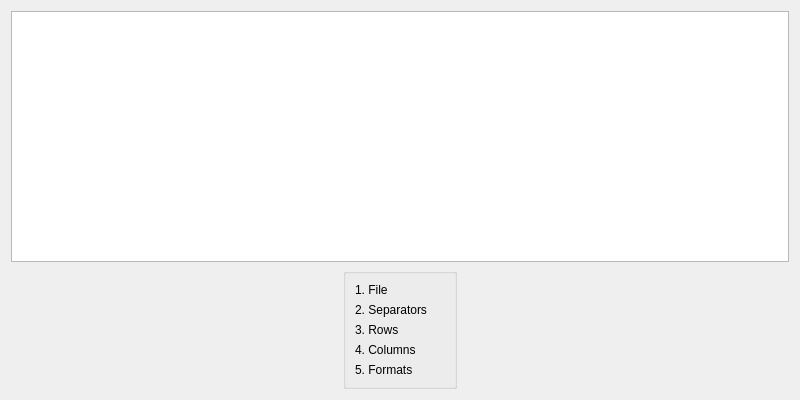
<?xml version="1.0" encoding="UTF-8"?>
<ui version="4.0">
 <class>CSVWizard</class>
 <widget class="QDialog" name="CSVWizard">
  <property name="windowModality">
   <enum>Qt::ApplicationModal</enum>
  </property>
  <property name="geometry">
   <rect>
    <x>0</x>
    <y>0</y>
    <width>800</width>
    <height>400</height>
   </rect>
  </property>
  <property name="sizePolicy">
   <sizepolicy hsizetype="Expanding" vsizetype="Expanding">
    <horstretch>0</horstretch>
    <verstretch>0</verstretch>
   </sizepolicy>
  </property>
  <property name="modal">
   <bool>true</bool>
  </property>
  <layout class="QVBoxLayout" name="verticalLayout" stretch="100,1">
   <item>
    <widget class="QTableView" name="tableView">
     <property name="sizeAdjustPolicy">
      <enum>QAbstractScrollArea::AdjustToContentsOnFirstShow</enum>
     </property>
     <property name="tabKeyNavigation">
      <bool>false</bool>
     </property>
    </widget>
   </item>
   <item>
    <layout class="QHBoxLayout" name="horizontalLayout">
     <item>
      <widget class="QGroupBox" name="wizardBox">
       <property name="sizePolicy">
        <sizepolicy hsizetype="Maximum" vsizetype="Preferred">
         <horstretch>0</horstretch>
         <verstretch>0</verstretch>
        </sizepolicy>
       </property>
       <layout class="QVBoxLayout" name="verticalLayout_3" stretch="1,1,1,1,1,1,400">
        <item>
         <spacer name="verticalSpacer_2">
          <property name="orientation">
           <enum>Qt::Vertical</enum>
          </property>
          <property name="sizeHint" stdset="0">
           <size>
            <width>20</width>
            <height>40</height>
           </size>
          </property>
         </spacer>
        </item>
        <item>
         <widget class="QLabel" name="label_intro">
          <property name="minimumSize">
           <size>
            <width>90</width>
            <height>0</height>
           </size>
          </property>
          <property name="text">
           <string comment="Noun, the introduction." extracomment="Noun, the introduction.">1. File</string>
          </property>
         </widget>
        </item>
        <item>
         <widget class="QLabel" name="label_separators">
          <property name="minimumSize">
           <size>
            <width>90</width>
            <height>0</height>
           </size>
          </property>
          <property name="text">
           <string>2. Separators</string>
          </property>
         </widget>
        </item>
        <item>
         <widget class="QLabel" name="label_rows">
          <property name="minimumSize">
           <size>
            <width>90</width>
            <height>0</height>
           </size>
          </property>
          <property name="text">
           <string>3. Rows</string>
          </property>
         </widget>
        </item>
        <item>
         <widget class="QLabel" name="label_columns">
          <property name="text">
           <string>4. Columns</string>
          </property>
         </widget>
        </item>
        <item>
         <widget class="QLabel" name="label_formats">
          <property name="text">
           <string>5. Formats</string>
          </property>
         </widget>
        </item>
        <item>
         <spacer name="verticalSpacer_3">
          <property name="orientation">
           <enum>Qt::Vertical</enum>
          </property>
          <property name="sizeHint" stdset="0">
           <size>
            <width>20</width>
            <height>40</height>
           </size>
          </property>
         </spacer>
        </item>
       </layout>
      </widget>
     </item>
    </layout>
   </item>
  </layout>
 </widget>
 <resources/>
 <connections/>
</ui>
